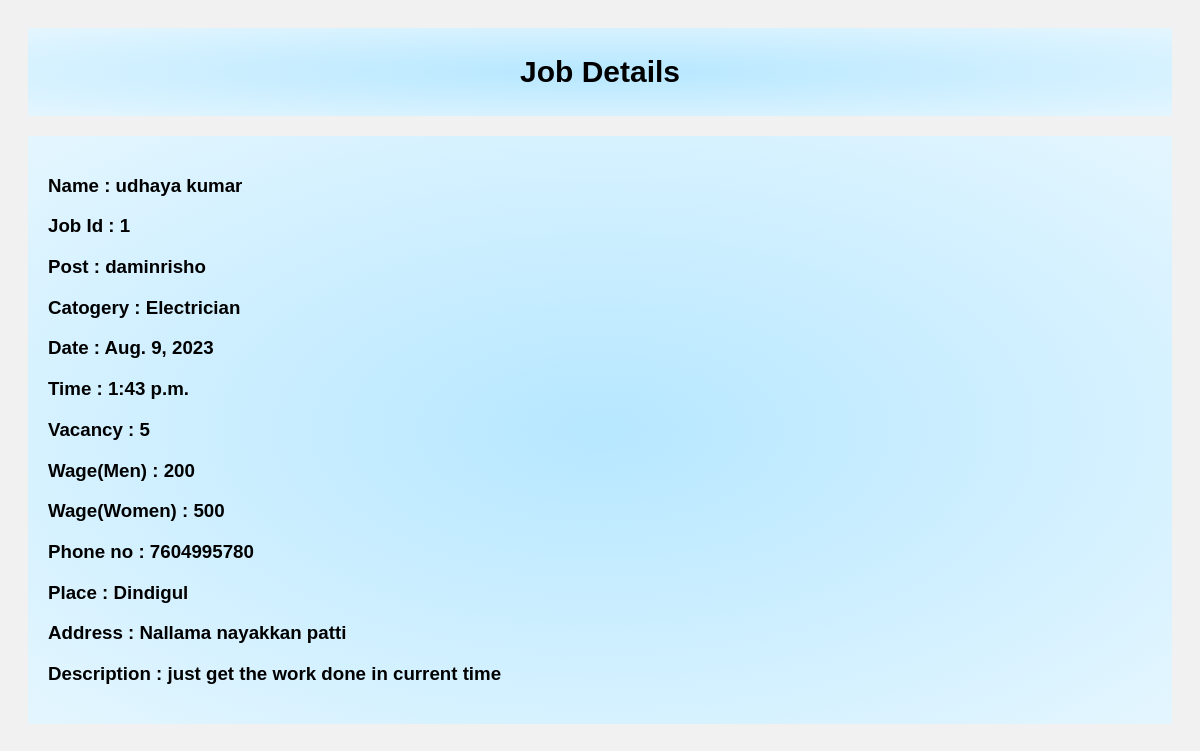
/jobdetails/1, run on the app's committed database.
### main/models.py (models this page shows)
class PostJobs(models.Model):
    strId = models.CharField(max_length=10000)
    username = models.CharField(max_length=500)
    name = models.CharField(max_length=1000)
    category = models.CharField(max_length=500)
    date = models.DateField()
    time = models.TimeField()
    strength = models.IntegerField()
    menWage = models.IntegerField()
    womenWage = models.IntegerField()
    phonenum = models.CharField(max_length=50)
    town = models.CharField(max_length=100)
    address = models.CharField(max_length=1000)
    description = models.CharField(max_length=10000)

### main/views.py (the view)
# urls.py: path('jobdetails/<jobid>', views.jobdetails, name='jobdetails')
def jobdetails(req, jobid):
    content = {}
    content['post'] = PostJobs.objects.filter(id=jobid).first()
    return render(req, "jobdetails.html", content)

### templates/jobdetails.html (shortened to what this page needs)
{% load static %}
<!DOCTYPE html>
<html>
<head>
</head>
<body>
<div class="header">
  <h2>Job Details</h2>
</div>
<div class="row">
  <div class="leftcolumn">
    <div class="card">
        <h3>Name : {{post.name}}</h3>
        <h3>Job Id : {{post.id}} </h3>
        <h3>Post : {{post.username}} </h3>
        <h3>Catogery : {{post.category}} </h3>
        <h3>Date : {{post.date}} </h3>
        <h3>Time : {{post.time}} </h3>
        <h3>Vacancy : {{post.strength}} </h3>
        <h3>Wage(Men) : {{post.menWage}} </h3>
        <h3>Wage(Women) : {{post.womenWage}} </h3>
        <h3>Phone no : {{post.phonenum}} </h3>
        <h3>Place : {{post.town}} </h3>
        <h3>Address : {{post.address}}</h3>
        <h3>Description : {{post.description}}</h3>
    </div>
  </div>
</div>
</body>
</html>

### templates/jobdetails.html (style rules this page uses)
* { box-sizing: border-box; }
body { font-family: Arial; padding: 20px; background: #f1f1f1; }
.header { padding: 2px; font-size: 20px; text-align: center; background:radial-gradient(rgb(182, 231, 255),rgb(228, 246, 255)); }
.leftcolumn { float: left; width: 100%; }
.card { background: radial-gradient(rgb(182, 231, 255),rgb(228, 246, 255)); padding: 20px; margin-top: 20px; }
.row:after { content: ""; display: table; clear: both; }

### data on the page
PostJobs: name "udhaya kumar", id "1", username "daminrisho", category "Electrician", date "Aug. 9, 2023", time "1:43 p.m.", strength "5", menWage "200", womenWage "500", phonenum "7604995780", town "Dindigul", address "Nallama nayakkan patti", description "just get the work done in current time"
